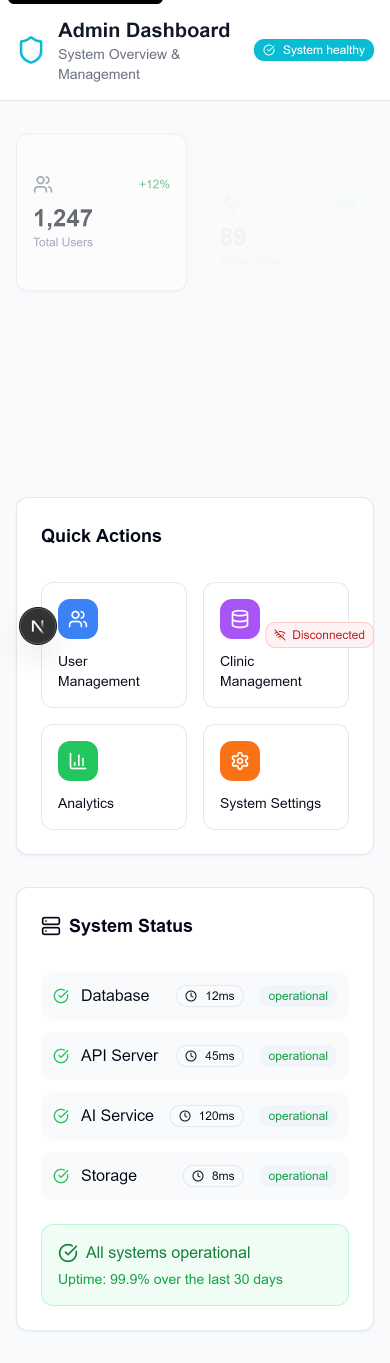
#> input picture assets/images/admin-dashboard-verified.png, 1170 x 4089 px (shown at 1/3 size)
$ python -i image_processing.py   (imports and definitions only)
#> lines starting #> are read from the running program, lines starting #| are printed output that depends on the picture
"""
Image processing utilities
"""
import cv2
import numpy as np
from typing import Optional, Tuple
import logging

logger = logging.getLogger(__name__)

# [80 lines left out: functions decode_image, preprocess_image, not called in this run]


def enhance_contrast(image: np.ndarray) -> np.ndarray:
    """
    Apply CLAHE (Contrast Limited Adaptive Histogram Equalization)
    for better feature visibility

    Args:
        image: Input image (RGB)

    Returns:
        Contrast-enhanced image
    """
    # Convert to LAB color space
    lab = cv2.cvtColor(image, cv2.COLOR_RGB2LAB)
#> lab: shape (4089, 1170, 3); mean of channels 0, 1, 2 247.3, 127.5, 127.6
    l, a, b = cv2.split(lab)
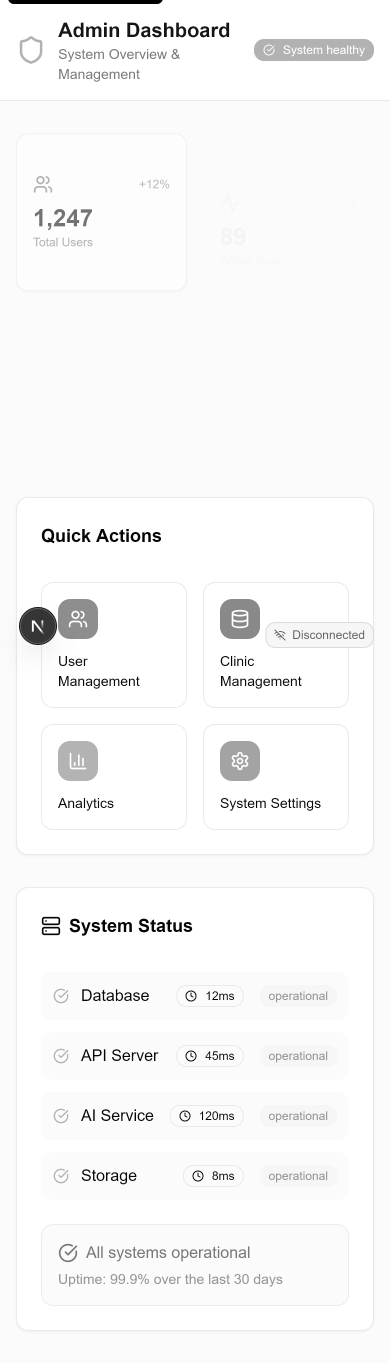
#> l: shape (4089, 1170) (shown at 1/3 size); min 0, max 255, mean 247.3
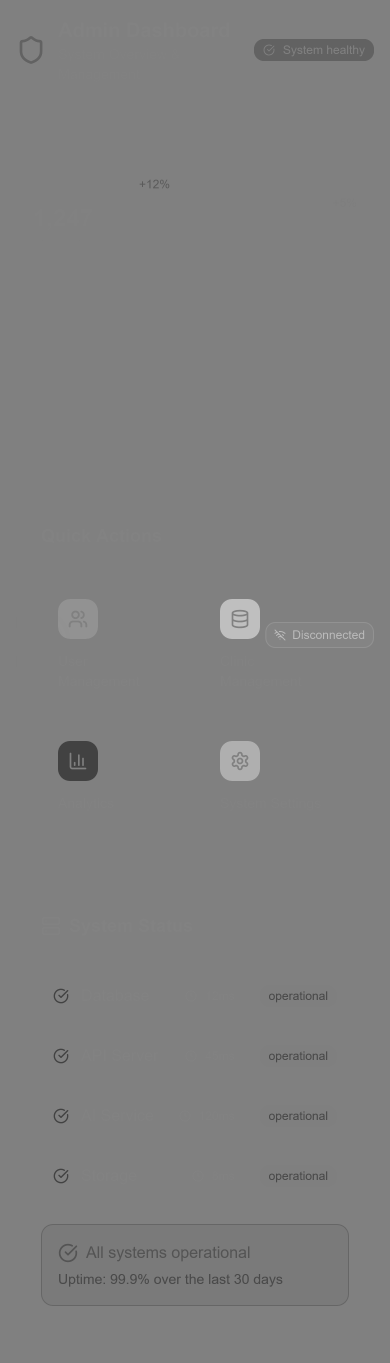
#> a: shape (4089, 1170) (shown at 1/3 size); min 66, max 191, mean 127.5

    # Apply CLAHE to L channel
    clahe = cv2.createCLAHE(clipLimit=2.0, tileGridSize=(8, 8))
    l = clahe.apply(l)

    # Merge back
    enhanced = cv2.merge([l, a, b])
#> enhanced: shape (4089, 1170, 3); mean of channels 0, 1, 2 246, 127.5, 127.6
    enhanced = cv2.cvtColor(enhanced, cv2.COLOR_LAB2RGB)

    return enhanced


# [46 lines left out: functions apply_face_alignment, calculate_skin_mask, not called in this run]

>>> import cv2
>>> picture = cv2.cvtColor(cv2.imread('../../../../assets/images/admin-dashboard-verified.png'), cv2.COLOR_BGR2RGB)
>>> result = enhance_contrast(picture)

$ run again, on assets/images/debug-skeleton-state.png
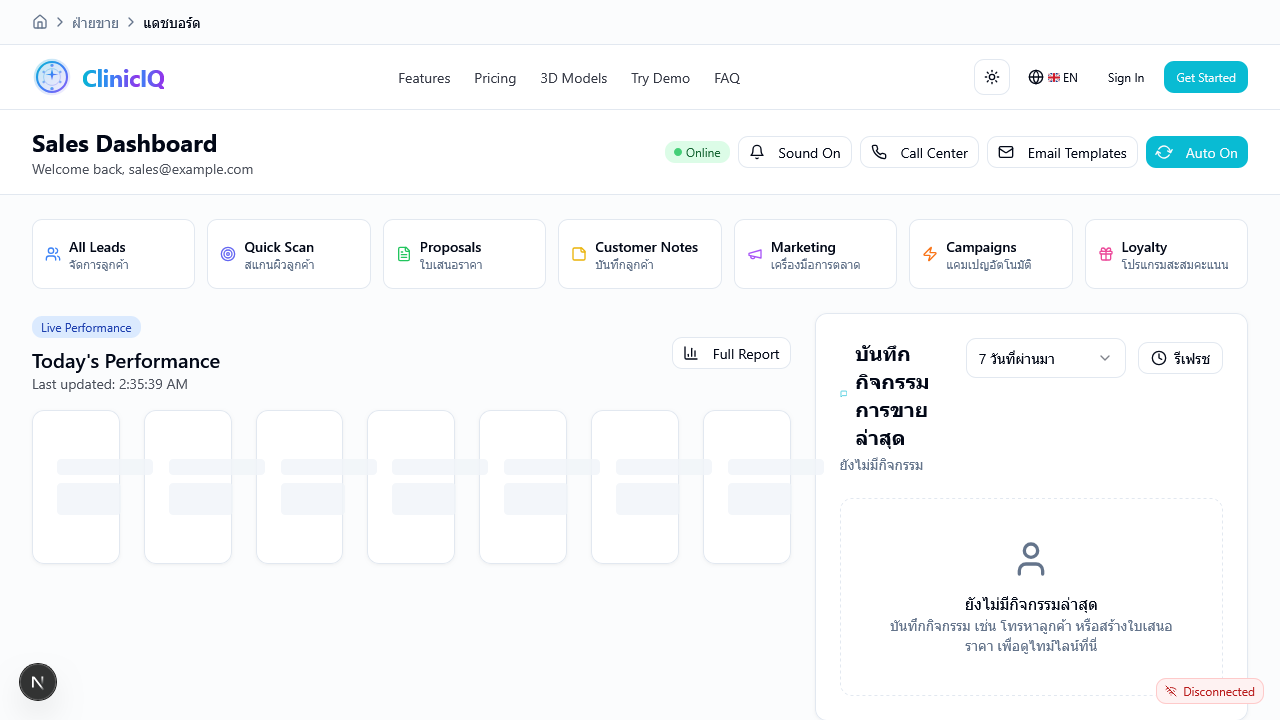
#> input picture assets/images/debug-skeleton-state.png, 1280 x 720 px
#> lab: shape (720, 1280, 3); mean of channels 0, 1, 2 249.2, 127.9, 127.1
#> in enhance_contrast, `l, a, b = cv2.split(lab)`:
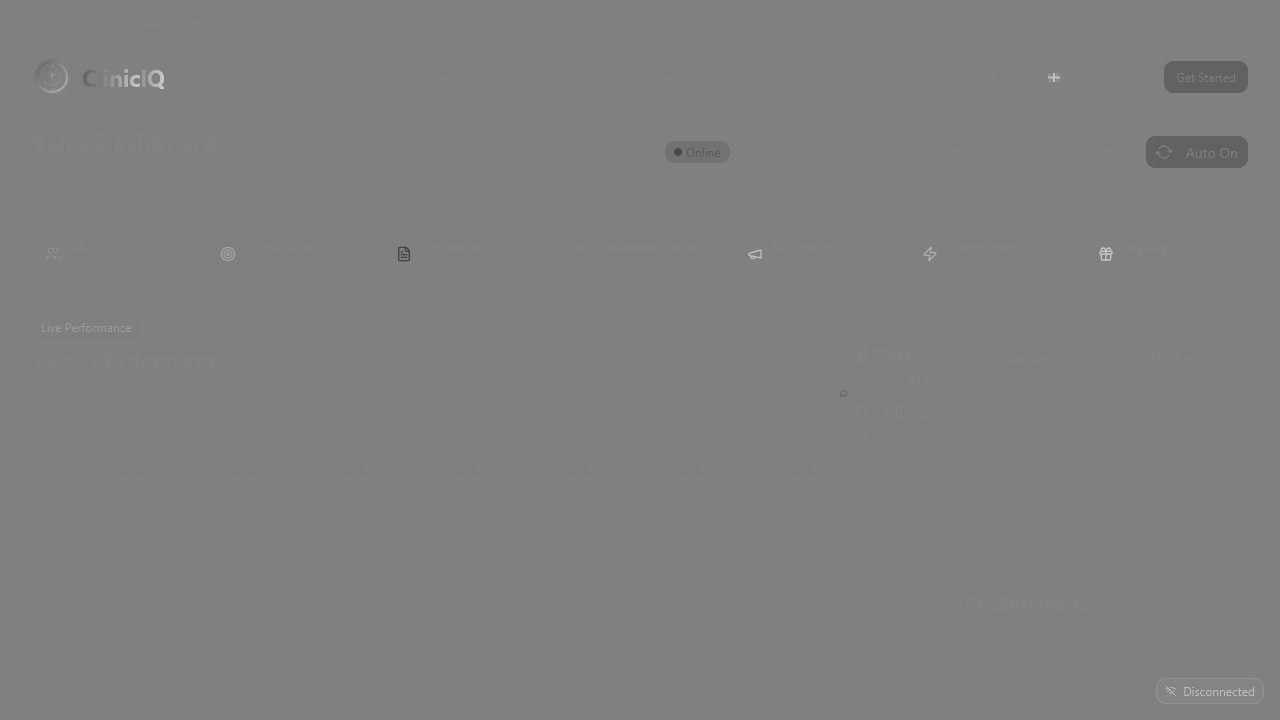
#> a: shape (720, 1280); min 66, max 198, mean 127.9
